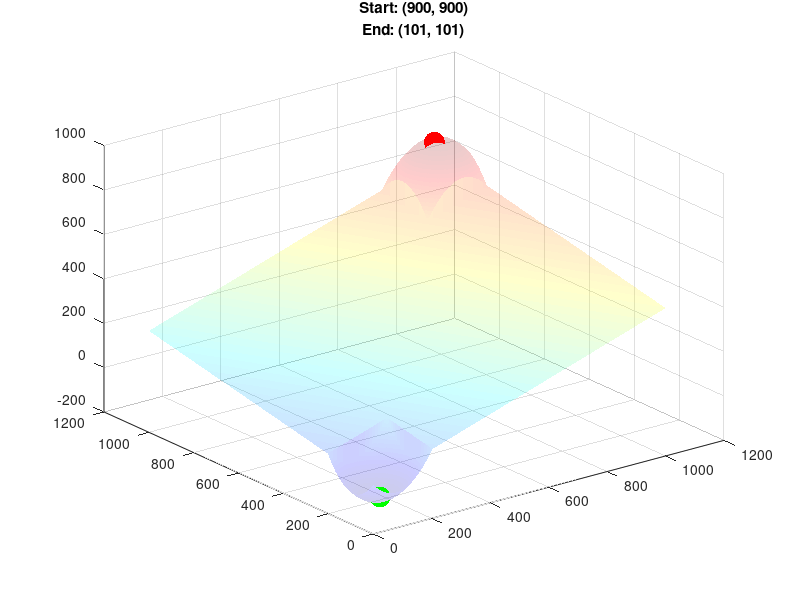
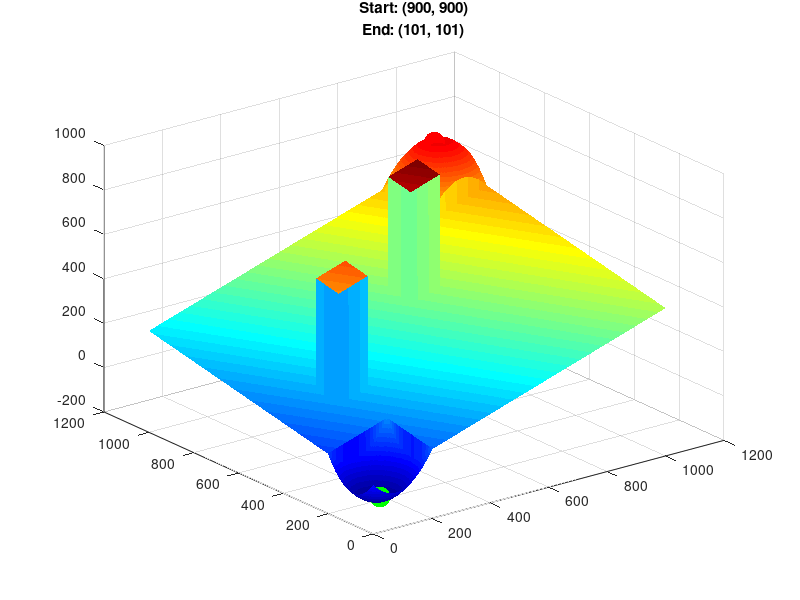

Reproduce these figures in MATLAB, in order.
%% Amanda Dings
% CS 534 Project
% Creating objective matrix which represents a 2D obstacle course

clc; clear variables; close all;
%% Step 1 Create a "simple" objective fn
% i.e. a function which represents an empty obstacle field

% Create 2D representation of the field we want
% Define start and end nodes
start_loc = [900,900];  % starting point (mm)
end_loc   = [101,101];  % ending point   (mm)  

% Define the domain
x = 1:1001;
y = 1:1001;
[X,Y] = meshgrid(x,y);

% Define the overal slope of the plane
field = (200/450).*X+(200/850).*Y+20;

% Make a "hill" at the start node
x = -101:101;
y = -101:101;
[x_hill, y_hill] = meshgrid(x,y);
hill = -0.01.*x_hill.^2 -0.01.*y_hill.^2;
field(799:1001,799:1001) = field(799:1001,799:1001)+hill+204.020;

% Make a "valley" at the end node
valley = 0.01.*x_hill.^2 + 0.01*y_hill.^2;
field(1:203,1:203) = field(1:203,1:203)+valley-204.020;

% Plot the field we end up with
colormap(jet)
surf(field,'edgealpha',0.2,'facealpha',0.2)
title(sprintf('Start: (900, 900)\nEnd: (101, 101)'))
hold on

% Emphasize the starting and ending points
plot3(start_loc(1),start_loc(2),field(start_loc(1),start_loc(2)),...
    '.r','markersize',45)
plot3(end_loc(1),end_loc(2),field(end_loc(1),end_loc(2)), ...
    '.g','markersize',45)

% Save field to disk
save('no_obstacles.mat', 'field')

%% Step 2 Create an objective fn with obstacles
obs = 500*ones(101);  % a rectangular prism, 101x101x500
field(350:450,150:250) = field(350:450,150:250) + obs; % center: (400,200)
field(550:650,550:650) = field(550:650,550:650) + obs; % center: (600,600)

% Plot the field we end up with
figure
colormap(jet)
surf(field,'edgealpha',0.2)%,'facealpha',0.2)
title(sprintf('Start: (900, 900)\nEnd: (101, 101)'))
hold on

% Emphasize the starting and ending points
plot3(start_loc(1),start_loc(2),field(start_loc(1),start_loc(2)),...
    '.r','markersize',45)
plot3(end_loc(1),end_loc(2),field(end_loc(1),end_loc(2)), ...
    '.g','markersize',45)

% save field to disk
save('some_obstacles.mat','field')